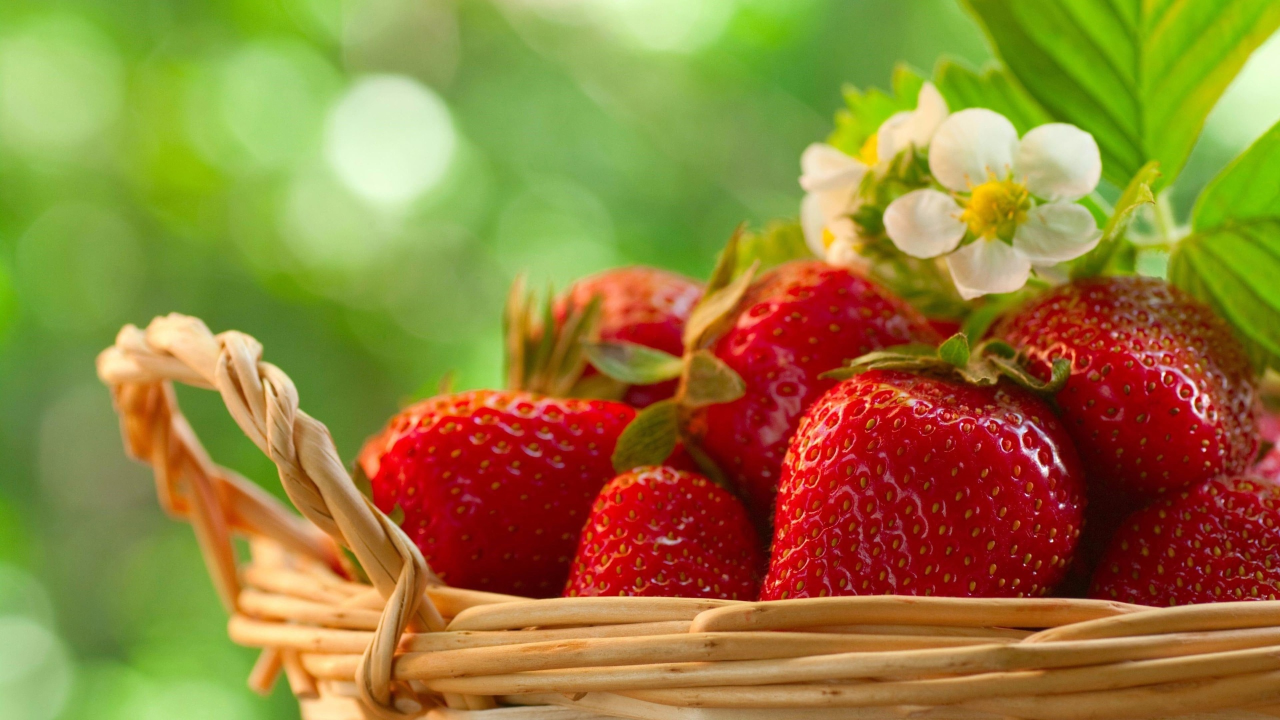
#> input picture Lab6/Lab5Image.jpg, 2560 x 1440 px, found by its file name (shown at 1/2 size)
$ jupyter execute Lab6.ipynb
#> lines starting #> are read from the running program, lines starting #| are printed output that depends on the picture; after the words box and inside, x2 and y2 are one past the last pixel; in counts of white or black regions, pixels touching at a corner belong together
[cell 1]
import cv2
import numpy as np
import matplotlib.pyplot as plt

[cell 2]
# Загрузка изображения
path = "E:\\Lab5Image.jpg"
image = cv2.imread(path)
#> image is the input picture: shape (1440, 2560, 3); mean B, G, R 56.9, 126.3, 148.7
plt.title('Source Image')
plt.imshow(image)
plt.show()
# [7 lines of commented-out code are left out]

[cell 3]
# сегментаци изображений
# расширение регионов
def region_growingHSV(image, seed, threshold):
    # Create an empty binary mask to store the segmented region
    region_mask = np.zeros(image.shape[0:2], dtype=np.uint8)

    # Define the connectivity (4-connectivity in this case)
    connectivity = [(1, 0), (-1, 0), (0, 1), (0, -1)]
    # Create a queue to store the pixels to be processed
    queue = []

    for i in seed:
        # Get the seed coordinates
        seed_x, seed_y = i
        queue.append((seed_x, seed_y))

        # Perform region growing
        while len(queue) > 0:
            x, y = queue.pop(0)

            # Check if the pixel is within the image boundaries
            if x < 0 or x >= image.shape[0] or y < 0 or y >= image.shape[1]:
                continue

            # Check if the pixel has already been visited
            if region_mask[x, y] != 0:
                continue

            # Calculate the similarity measure
            similarity = sum(abs(image[x, y, :] - image[seed_x, seed_y, :]))/3

            # Check if the pixel is similar to the seed pixel
            if similarity < threshold:
                region_mask[x, y] = 255  # Add the pixel to the region
                # Add the neighbors to the queue for further processing
                for dx, dy in connectivity:
                    queue.append((x + dx, y + dy))

    return region_mask

[cell 4]
image_hsv = cv2.cvtColor(image, cv2.COLOR_RGB2HSV)
#> image_hsv: shape (1440, 2560, 3); mean H, S, V 94.5, 178.9, 168.9
gray_image = cv2.cvtColor(image, cv2.COLOR_BGR2GRAY)
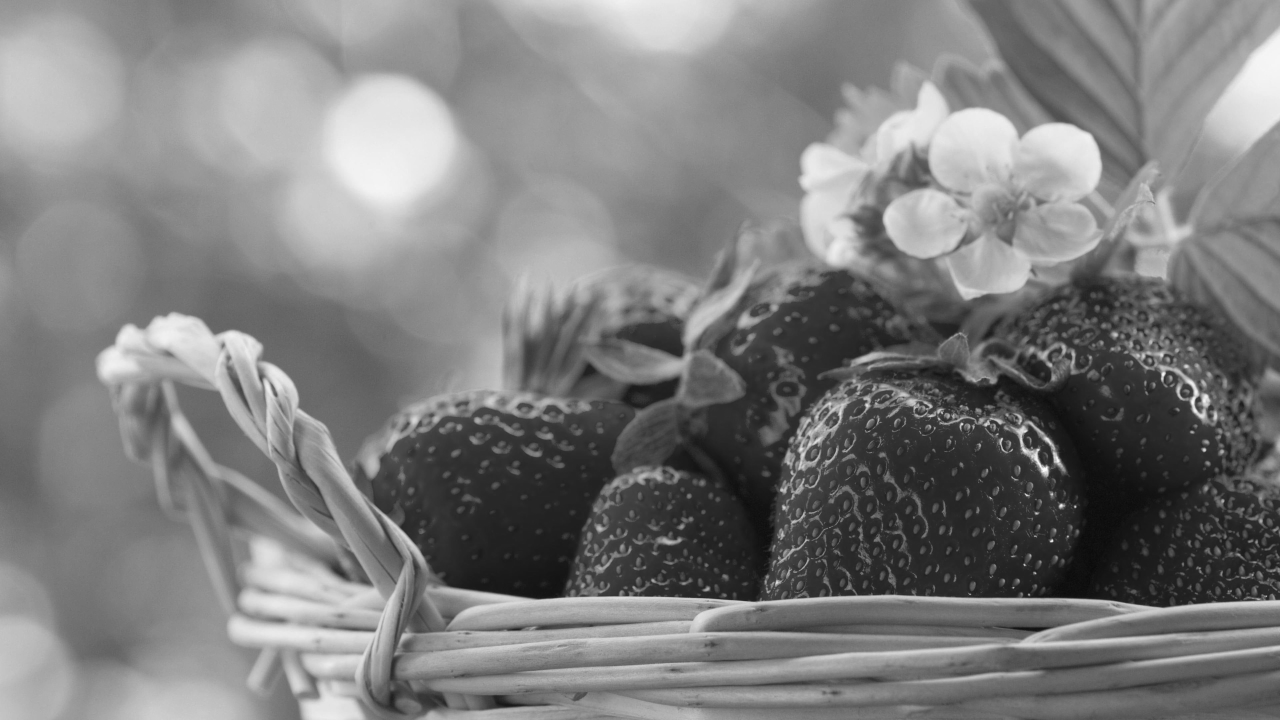
#> gray_image: shape (1440, 2560) (shown at 1/2 size); min 8, max 254, mean 125.1
plt.title('HSV Image')
plt.imshow(image_hsv)
plt.show()
plt.title('Gray Image')
plt.imshow(gray_image)
plt.show()

[cell 5]
img_clone = image.copy()

# определяем координаты начальных точек
seeds = [(800, 1600), (800, 1800), (800, 2000)]

# координаты для графика
x = list(map(lambda x: x[1], seeds))
y = list(map(lambda x: x[0], seeds))

# порог похожести цвета региона
threshold = 100

# находим сегментацию используя метод region_growingHSV
segmented_region = region_growingHSV(image_hsv, seeds, threshold)
#> after the loop in region_growingHSV, `for i in seed:`:
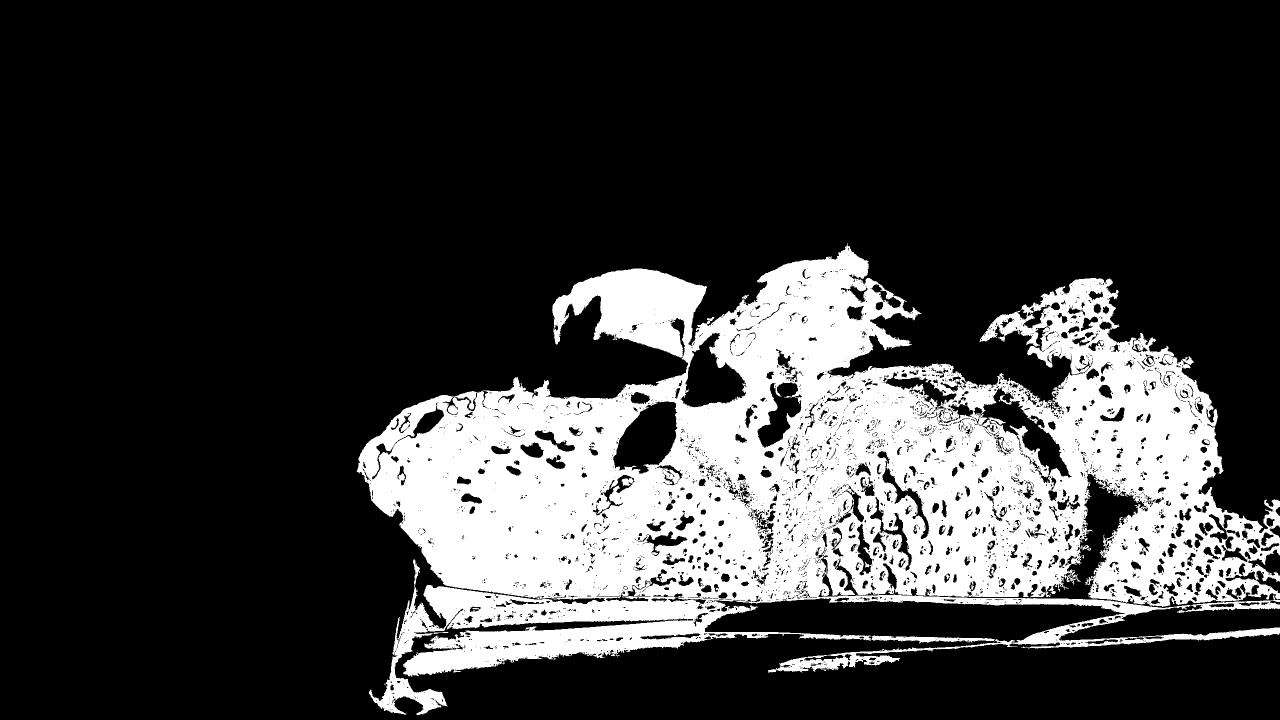
#> region_mask: shape (1440, 2560) (shown at 1/2 size); 22.2% white; 1 white region, box (x1, y1, x2, y2) and area: (713, 486, 2560, 1430) 817486
#> after the loop in region_growingHSV, `for i in seed:`: queue = []

# накладываем маску - отображаем только участки попавшие в какой-либо сегмент
result = cv2.bitwise_and(img_clone, img_clone, mask=segmented_region)
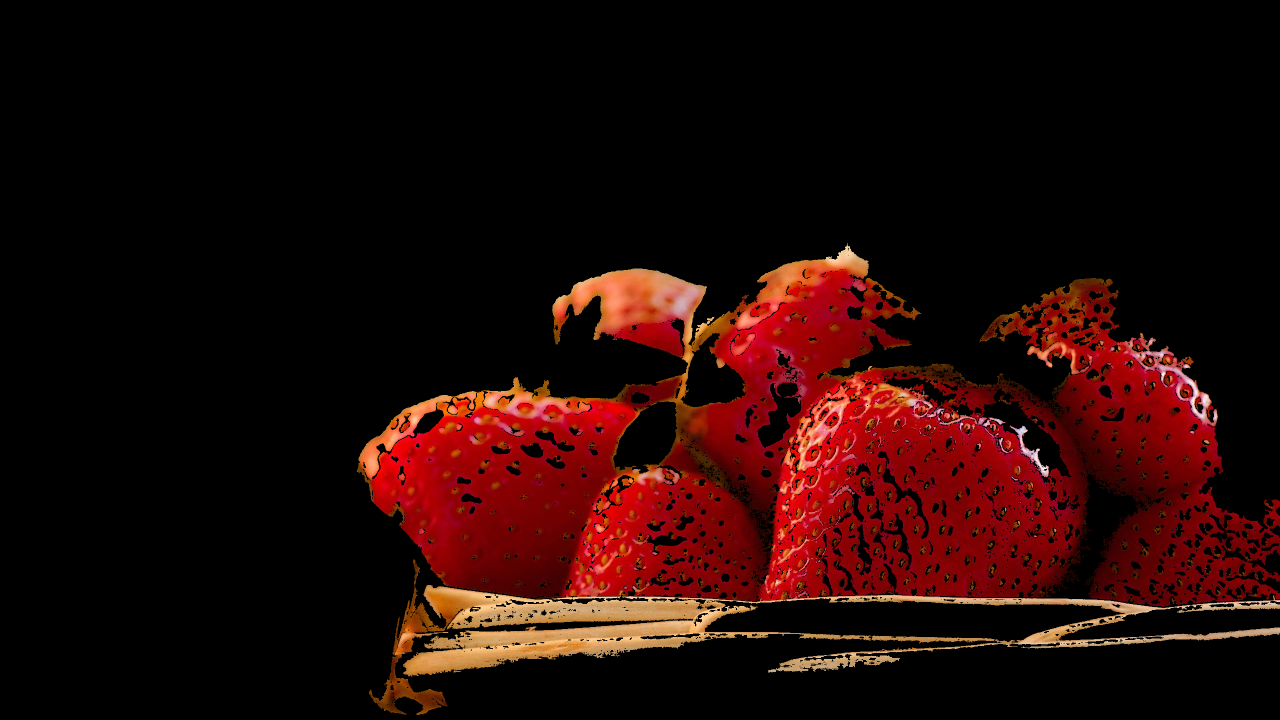
#> result: shape (1440, 2560, 3) (shown at 1/2 size); mean B, G, R 5.7, 8.3, 34.8

# отображаем полученное изображение
plt.figure(figsize=(15,20))
plt.subplot(1, 2, 1)
plt.scatter(x, y, marker="x", color="red", s=200)
plt.imshow(cv2.cvtColor(image, cv2.COLOR_BGR2RGB))
plt.subplot(1, 2, 2)
plt.imshow(cv2.cvtColor(result, cv2.COLOR_BGR2RGB))
plt.show()
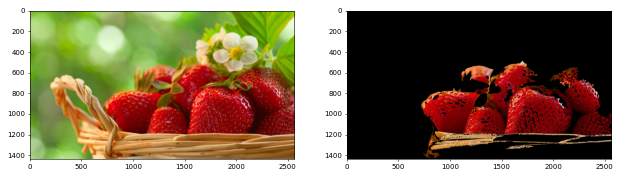
#> figure drawn by matplotlib, 2 panels

[cell 6]
cv2.imwrite("ResultImage.jpg", result)
#> Out = True
